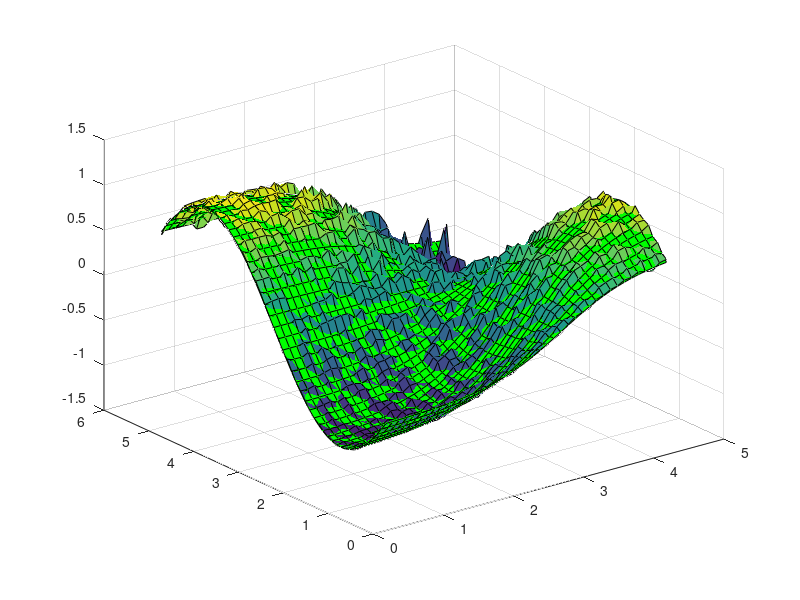

MATLAB code to generate this figure: (Note: this script raises an error after producing the figure.)
clc;close all; clear;
addpath('../source')
addpath('../legacy/');

xx = 0.5:0.1:4.5;
yy = 0.5:0.1:5.5;
[xx,yy] = ndgrid(xx,yy);
z = tanh(xx-3).*sin(2*pi/6*yy);
noise = (rand(size(xx))-0.5).*xx.*yy/30;
zNoise = z + noise;
surf(xx,yy,z, 'FaceColor', 'g')
hold all;
surf(xx,yy,zNoise)
xGrid = -5:0.025:6;
yGrid = -4:0.025:6.6;
smoothness = 0.0025;

zGrid2 = regularizeNd([xx(:), yy(:)], zNoise(:), {xGrid, yGrid}, smoothness, 'linear', 'none');
zGrid = RegularizeData3D(xx(:), yy(:), zNoise(:) ,xGrid, yGrid, 'smoothness', smoothness, 'interp', 'bilinear');


surf(xGrid, yGrid, zGrid, 'FaceColor', 'r')
surf(xGrid, yGrid, zGrid2', 'FaceColor', 'b')

% xp = 0.49:4.5;
% yp = 0.49:5.5;
% [xp,yp] = ndgrid(xp,yp);
% x = [xp(:), yp(:)];
% z = tanh(xp-3).*sin(2*pi/6*yp);
% xGrid = {0:5; 0:6};
% smoothness = 0.00025;
% 
% zGrid = regularizeNd(x, z(:), xGrid, smoothness, 'linear');
% zGrid2 = RegularizeData3D(xp(:), yp(:), z, xGrid{1}, xGrid{2}, 'smoothness', smoothness, 'interp', 'bilinear');
% zGrid2 = zGrid2';